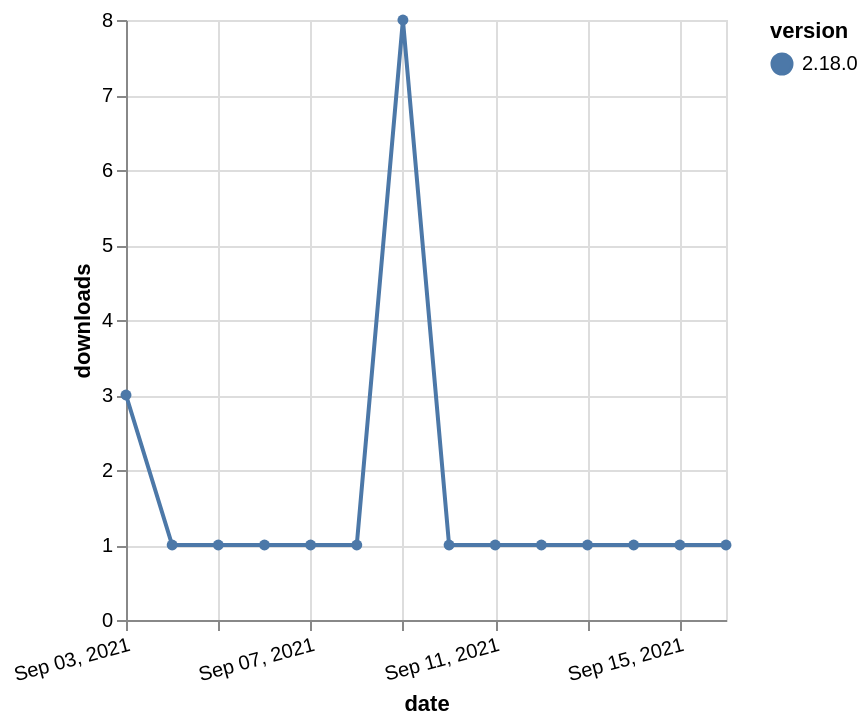

Specify this chart in Vega-Lite:
### Vega-Lite specification from a JSON file in a GitHub repository (floating-point values rounded to 4 significant figures)
{"$schema": "https://vega.github.io/schema/vega-lite/v5.json", "description": "A simple bar chart with embedded data.", "data": {"values": [{"date": "2021-09-03", "total": 508, "delta": 3, "version": "2.18.0"}, {"date": "2021-09-04", "total": 509, "delta": 1, "version": "2.18.0"}, {"date": "2021-09-05", "total": 510, "delta": 1, "version": "2.18.0"}, {"date": "2021-09-06", "total": 511, "delta": 1, "version": "2.18.0"}, {"date": "2021-09-07", "total": 512, "delta": 1, "version": "2.18.0"}, {"date": "2021-09-08", "total": 513, "delta": 1, "version": "2.18.0"}, {"date": "2021-09-09", "total": 521, "delta": 8, "version": "2.18.0"}, {"date": "2021-09-10", "total": 522, "delta": 1, "version": "2.18.0"}, {"date": "2021-09-11", "total": 523, "delta": 1, "version": "2.18.0"}, {"date": "2021-09-12", "total": 524, "delta": 1, "version": "2.18.0"}, {"date": "2021-09-13", "total": 525, "delta": 1, "version": "2.18.0"}, {"date": "2021-09-14", "total": 526, "delta": 1, "version": "2.18.0"}, {"date": "2021-09-15", "total": 527, "delta": 1, "version": "2.18.0"}, {"date": "2021-09-16", "total": 528, "delta": 1, "version": "2.18.0"}]}, "width": "container", "mark": {"type": "line", "point": {"filled": true}}, "encoding": {"x": {"field": "date", "type": "temporal", "timeUnit": "yearmonthdate", "title": "date", "axis": {"labelAngle": -15}}, "y": {"field": "delta", "type": "quantitative", "title": "downloads"}, "color": {"field": "version", "type": "nominal"}, "tooltip": {"field": "delta"}}}
